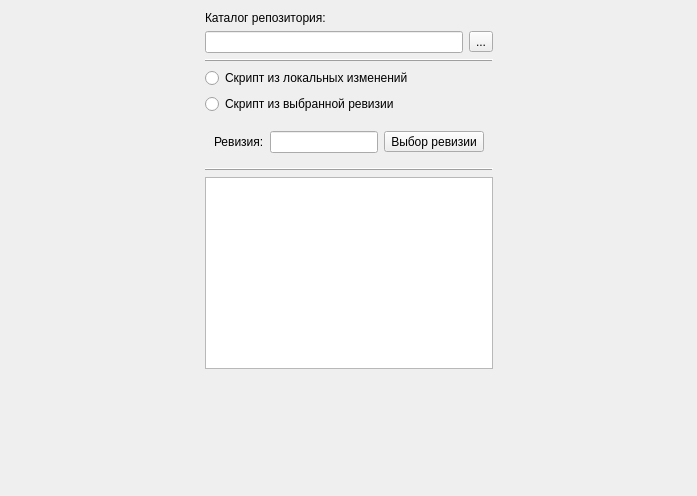
<?xml version="1.0" encoding="UTF-8"?>
<ui version="4.0">
 <class>RepoPage</class>
 <widget class="QWizardPage" name="RepoPage">
  <property name="geometry">
   <rect>
    <x>0</x>
    <y>0</y>
    <width>697</width>
    <height>496</height>
   </rect>
  </property>
  <property name="windowTitle">
   <string>WizardPage</string>
  </property>
  <layout class="QVBoxLayout" name="verticalLayout_3">
   <item>
    <layout class="QHBoxLayout" name="horizontalLayout_5">
     <item>
      <spacer name="horizontalSpacer_2">
       <property name="orientation">
        <enum>Qt::Horizontal</enum>
       </property>
       <property name="sizeHint" stdset="0">
        <size>
         <width>40</width>
         <height>20</height>
        </size>
       </property>
      </spacer>
     </item>
     <item>
      <layout class="QVBoxLayout" name="verticalLayout_2">
       <item>
        <widget class="QLabel" name="label">
         <property name="text">
          <string>Каталог репозитория:</string>
         </property>
        </widget>
       </item>
       <item>
        <layout class="QHBoxLayout" name="horizontalLayout">
         <item>
          <widget class="QLineEdit" name="pathEdit">
           <property name="readOnly">
            <bool>true</bool>
           </property>
          </widget>
         </item>
         <item>
          <widget class="QToolButton" name="selFolderBtn">
           <property name="toolTip">
            <string>Выбор репозитория</string>
           </property>
           <property name="text">
            <string>...</string>
           </property>
           <property name="icon">
            <iconset resource="../FmtLib/res/fmt.qrc">
             <normaloff>:/img/openfolderHS.png</normaloff>:/img/openfolderHS.png</iconset>
           </property>
          </widget>
         </item>
        </layout>
       </item>
       <item>
        <widget class="QFrame" name="frame">
         <property name="frameShape">
          <enum>QFrame::HLine</enum>
         </property>
         <property name="frameShadow">
          <enum>QFrame::Raised</enum>
         </property>
        </widget>
       </item>
       <item>
        <layout class="QHBoxLayout" name="horizontalLayout_4">
         <item>
          <layout class="QVBoxLayout" name="verticalLayout">
           <item>
            <widget class="QRadioButton" name="localRadio">
             <property name="text">
              <string>Скрипт из локальных изменений</string>
             </property>
            </widget>
           </item>
           <item>
            <widget class="QRadioButton" name="revisionRadio">
             <property name="text">
              <string>Скрипт из выбранной ревизии</string>
             </property>
            </widget>
           </item>
          </layout>
         </item>
         <item>
          <widget class="QLabel" name="versIcon">
           <property name="minimumSize">
            <size>
             <width>48</width>
             <height>48</height>
            </size>
           </property>
           <property name="maximumSize">
            <size>
             <width>48</width>
             <height>48</height>
            </size>
           </property>
           <property name="text">
            <string/>
           </property>
           <property name="scaledContents">
            <bool>true</bool>
           </property>
          </widget>
         </item>
        </layout>
       </item>
       <item>
        <widget class="QWidget" name="widget" native="true">
         <layout class="QHBoxLayout" name="horizontalLayout_2">
          <item>
           <widget class="QLabel" name="label_2">
            <property name="text">
             <string>Ревизия:</string>
            </property>
           </widget>
          </item>
          <item>
           <widget class="QLineEdit" name="revisionEdit"/>
          </item>
          <item>
           <widget class="QToolButton" name="logButton">
            <property name="toolTip">
             <string>Выбор ревизии</string>
            </property>
            <property name="text">
             <string>Выбор ревизии</string>
            </property>
            <property name="icon">
             <iconset resource="../FmtLib/res/fmt.qrc">
              <normaloff>:/img/book_32.png</normaloff>:/img/book_32.png</iconset>
            </property>
           </widget>
          </item>
         </layout>
        </widget>
       </item>
       <item>
        <widget class="QFrame" name="frame_2">
         <property name="frameShape">
          <enum>QFrame::HLine</enum>
         </property>
         <property name="frameShadow">
          <enum>QFrame::Raised</enum>
         </property>
        </widget>
       </item>
       <item>
        <widget class="QListView" name="listView"/>
       </item>
      </layout>
     </item>
     <item>
      <spacer name="horizontalSpacer">
       <property name="orientation">
        <enum>Qt::Horizontal</enum>
       </property>
       <property name="sizeHint" stdset="0">
        <size>
         <width>40</width>
         <height>20</height>
        </size>
       </property>
      </spacer>
     </item>
    </layout>
   </item>
   <item>
    <spacer name="verticalSpacer">
     <property name="orientation">
      <enum>Qt::Vertical</enum>
     </property>
     <property name="sizeHint" stdset="0">
      <size>
       <width>20</width>
       <height>102</height>
      </size>
     </property>
    </spacer>
   </item>
  </layout>
 </widget>
 <resources>
  <include location="../FmtLib/res/fmt.qrc"/>
 </resources>
 <connections/>
</ui>
